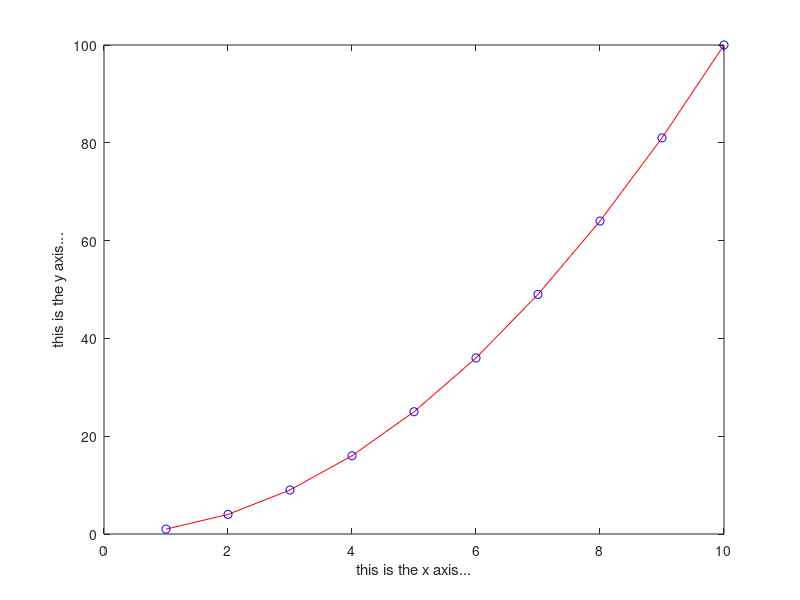

Recreate this plot in MATLAB.
%%%%%%%
% This is a test script
% Dave Hill
% Sep 2020
% update 2021
%%%%%%%
%%
%make some data
x=1:1:10
y=x.^2
%%
%make a plot
plot(x,y,'r')
hold on
plot(x,y,'bo')
hold off
xlabel('this is the x axis...');
ylabel('this is the y axis...');